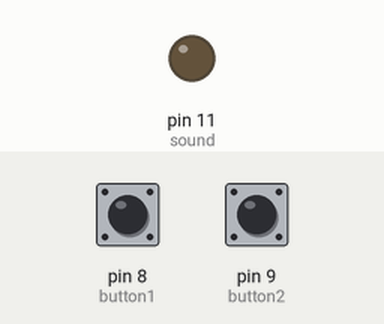
Recording of a sketch running on a simulated Arduino Uno, built with avr-gcc and run on an emulated ATmega328P. Shown: output pins drawn as LEDs (lit = HIGH). Inputs (shaded band) come from the test bench; at power-on: pin 9 (button2) LOW, pin 8 (button1) HIGH.

Above: at 1.2 s.
1.3 s: pin 9 (button2) pulled HIGH for 0.15 s
At 1.4 s:
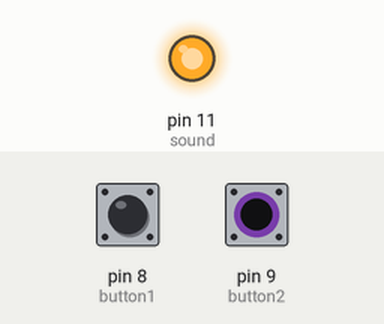
3.0 s: pin 9 (button2) pulled HIGH for 3.2 s
At 6.6 s:
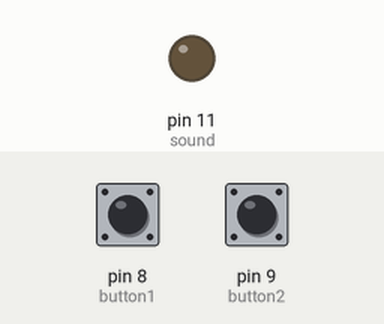
Timing chart, 0 to 8.1 s (numbered marks = the images above; inputs shaded):
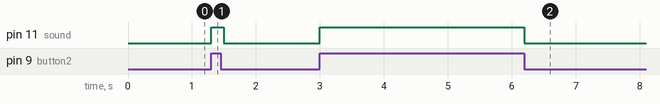

Measured:
- after the input at 1.3 s, pin 11 (sound): LOW → HIGH at once, → LOW 0.20 s later
- after the input at 3.0 s, pin 11 (sound): LOW → HIGH at once, → LOW 3.2 s later

The sketch:

basic_scenario_2.ino
```cpp
// Wiring code generated from an ArduinoML model
// Application name: Basic2

#include <LiquidCrystal.h>
long debounce = 200;

boolean BounceGuard = false;
long LastDebounceTime = 0;

enum STATE {on, off};
STATE currentState = off;

void setup(){
  pinMode(8, INPUT);  // button1 [Sensor]
  pinMode(9, INPUT);  // button2 [Sensor]
  pinMode(10, INPUT);  // button3 [Sensor]
  pinMode(11, OUTPUT); // sound [Actuator]
}

void loop() {
	switch(currentState){
		case on:
			digitalWrite(11,HIGH);
			BounceGuard = millis() - LastDebounceTime > debounce;
			if(((digitalRead(8) == LOW) || (digitalRead(9) == LOW)) && BounceGuard) {
				LastDebounceTime = millis();
				currentState = off;
			}
		break;
		case off:
			digitalWrite(11,LOW);
			BounceGuard = millis() - LastDebounceTime > debounce;
			if(((digitalRead(8) == HIGH) && (digitalRead(9) == HIGH)) && BounceGuard) {
				LastDebounceTime = millis();
				currentState = on;
			}
		break;
	}
}
```
